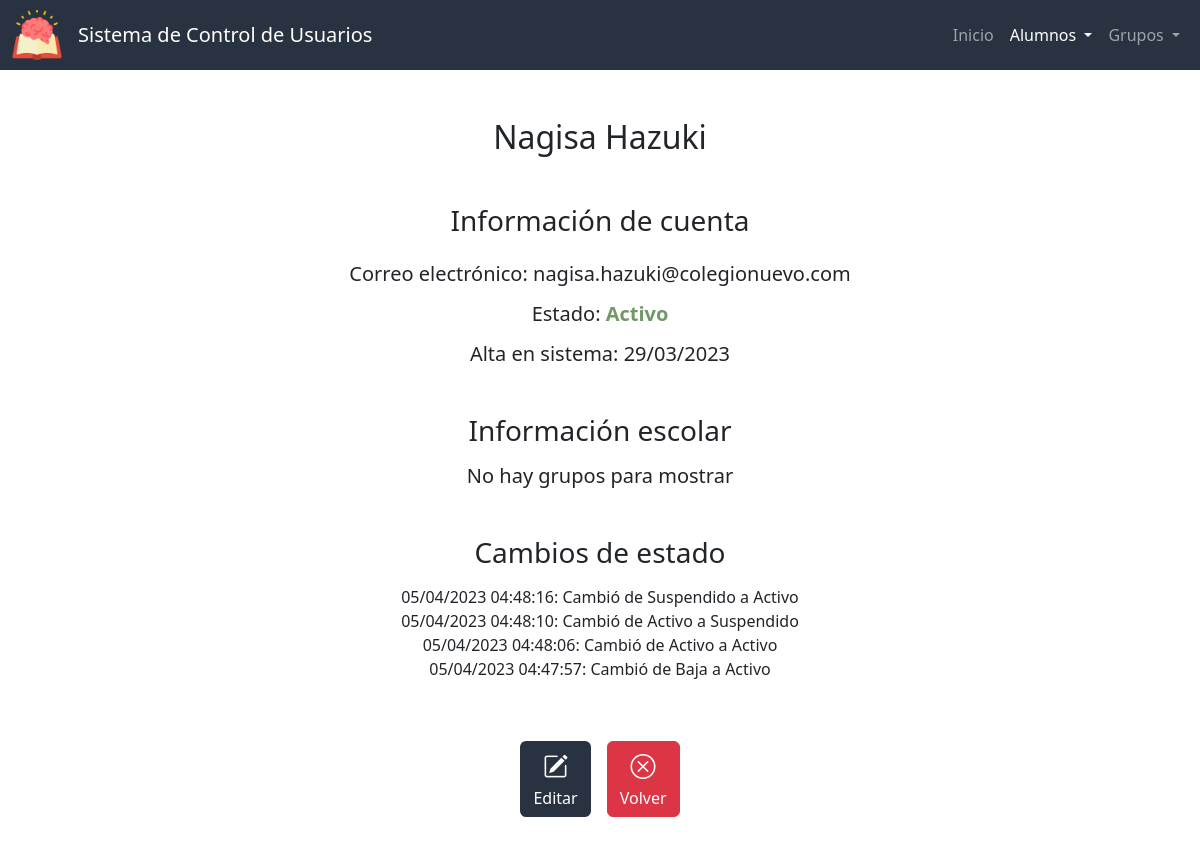
/ver_alumno?id=16, run on an earlier commit of the app's database.
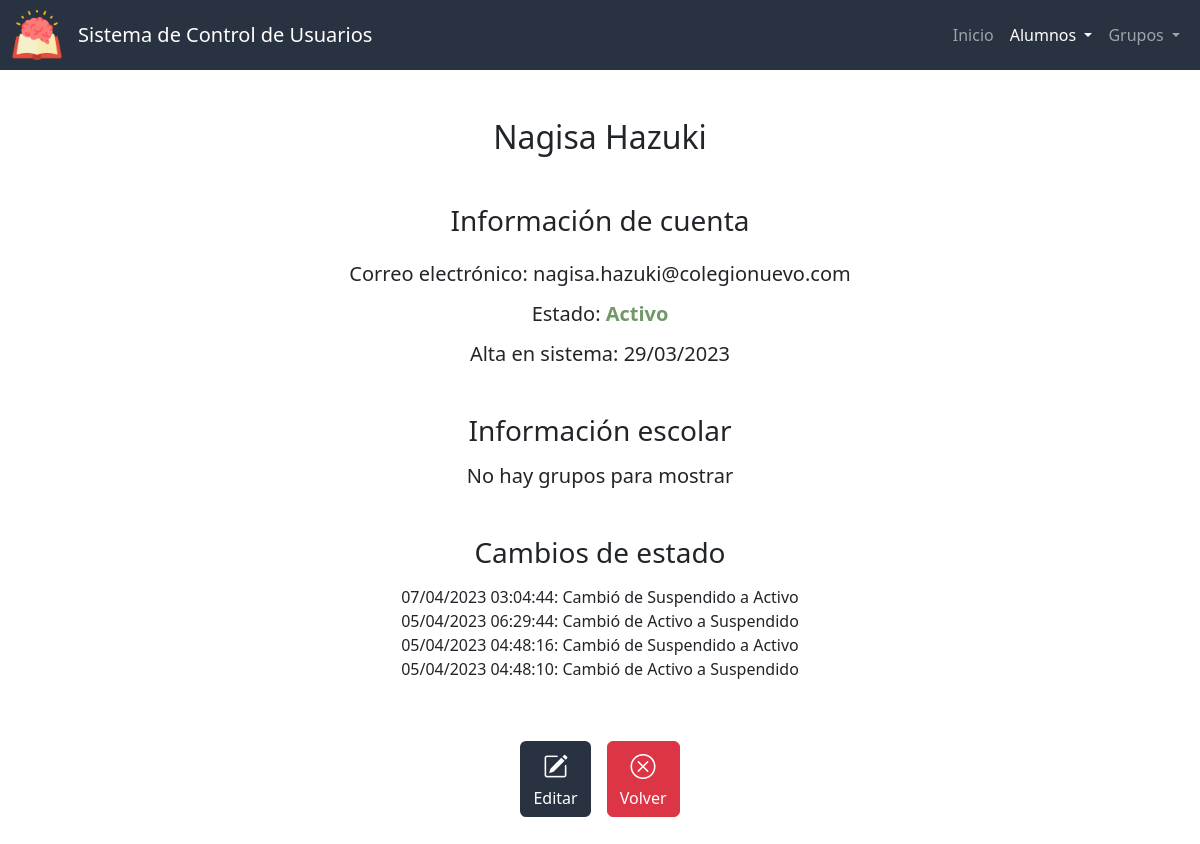
And on a later commit of the database.
### app.py (models this page shows, shortened)
class Alumnos(db.Model):
    id = db.Column(db.Integer, primary_key=True)
    nombre = db.Column(db.String(50), nullable=False)
    apellidos = db.Column(db.String(50), nullable=False)
    correo = db.Column(db.String(50), nullable=False, unique=True)
    estado = db.Column(db.Integer, nullable=False, default=0) # 0 - activo, 1 - suspendido, 2 - baja
    fecha_de_creacion = db.Column(db.DateTime, nullable=False, default=datetime.now)

class CambiosEstado(db.Model):
    id = db.Column(db.Integer, primary_key=True)
    id_alumno = db.Column(db.Integer, db.ForeignKey('alumnos.id'), nullable=False)
    fecha = db.Column(db.DateTime, nullable=False, default=datetime.utcnow)
    estado_anterior = db.Column(db.Integer, nullable=False)
    estado_nuevo = db.Column(db.Integer, nullable=False)

### app.py (the view)
@app.route('/ver_alumno')
def ver_alumno():
    id = request.args.get("id")
    alumno = db.session.query(Alumnos).filter_by(id=id).first()
    cambios = db.session.query(CambiosEstado).filter_by(id_alumno=id).order_by(CambiosEstado.fecha.desc()).all()
    id_grupo = db.session.query(alumnos_por_grupo.c.id_grupo).filter_by(id_alumno=id).first()
    if id_grupo:
        id_grupo = id_grupo[0]
        grupo_actual = db.session.query(Grupos).filter_by(id=id_grupo).first()
    else:
        grupo_actual = None
    return render_template("ver_alumno.html", active="Alumno", grupo_actual=grupo_actual, alumno=alumno, colores=COLORES, cambios=cambios, estados=ESTADOSV)

### templates/ver_alumno.html (shortened to what this page needs)
{% extends "layout.html" %}
{% block main %}
    <h2 class="mb-5">{{ alumno.nombre }} {{ alumno.apellidos }}</h2>
    <h3 class="mb-4">Información de cuenta</h3>
    <h5 class="mb-3">Correo electrónico: {{ alumno.correo }}</h5>
    <h5 class="mb-3">Estado: <span style="color:{{ colores[estados[alumno.estado]] }}; font-weight: bold;">{{ estados[alumno.estado] }}</span></h5>
    <h5 class="mb-5">Alta en sistema: {{ alumno.fecha_de_creacion.strftime('%d/%m/%Y') }}</h5>
    <h3 class="mb-3">Información escolar</h3>
    <h5 class="mb-5">{% if grupo_actual %} Grupo: {% else %} No hay grupos para mostrar {% endif %}
    </h5>
    {% if cambios %}
        <h3 class="mb-3">Cambios de estado</h3>
        <div class="mb-5" id="log">
            {% for cambio in cambios %}
                {{ cambio.fecha.strftime('%d/%m/%Y %H:%M:%S') }}: Cambió de {{ estados[cambio.estado_anterior] }} a {{ estados[cambio.estado_nuevo] }} <br>
            {% endfor %}
        </div>
    {% endif %}
    <div class="p-2 btn-group">
        <form action="/editar_alumno">
            <button type="submit" class="btn-bi btn color-primario mx-2" title="Editar"><i class="bi bi-pencil-square"></i><div>Editar</div></button>
        </form>
        <form action="/lista_alumnos">
            <button type="submit" class="btn-big btn btn-danger mx-2" title="Volver"><i class="bi bi-x-circle"></i><div>Volver</div></button>
        </form>
    </div>
{% endblock %}

### templates/layout.html (shortened to what this page needs)
<!DOCTYPE html>
<html lang="es">
    <head>
        <link href="https://cdn.jsdelivr.net/npm/bootstrap@5.3.0-alpha1/dist/css/bootstrap.min.css" rel="stylesheet">
        <link rel="stylesheet" href="https://cdn.jsdelivr.net/npm/bootstrap-icons@1.10.3/font/bootstrap-icons.css">
        <link rel="stylesheet" href="https://use.fontawesome.com/releases/v5.6.3/css/all.css">
        <link href="/static/styles.css" rel="stylesheet">
    </head>
    <body>
        <nav class="navbar navbar-expand-sm navbar-dark">
            <div class="container-fluid">
                <a class="navbar-brand" href="/">
                    <img alt="logo de escuela" src="static\logo.png" height=50px class="d-inline-block align-top">
                </a>
                <a class="navbar-brand" href="/"><span class="movil">SCU</span><span class="no-movil">Sistema de Control de Usuarios</span></a>
                <div class="collapse navbar-collapse color-primario" id="navbarSupportedContent">
                    <ul class="navbar-nav ms-auto mb-2 mb-lg-0">
                    <li class="nav-item">
                        <a class="nav-link {% if active=='Inicio' %} active {% endif %}" aria-current="page" href="/">Inicio</a>
                    </li>
                    <li class="nav-item dropdown">
                        <a class="nav-link dropdown-toggle {% if active in ['Lista de alumnos', 'Alta alumno', 'Alumno', 'Bajas alumnos'] %} active {% endif %}" href="#" id="navbarDropdown" role="button" data-bs-toggle="dropdown" aria-expanded="false">
                        Alumnos
                        </a>
                    </li>
                    <li class="nav-item dropdown">
                        <a class="nav-link dropdown-toggle {% if grupo %} active {% endif %}" href="#" id="navbarDropdown" role="button" data-bs-toggle="dropdown" aria-expanded="false">
                        Grupos
                        </a>
                    </li>
                    </ul>
                </div>
            </div>
          </nav>
          <main class="container-fluid py-5 text-center">
            {% block main %}{% endblock %}
        </main>
    </body>
</html>

### static/styles.css (style rules this page uses)
:root { --color-primario: #293241; --color-primario-active: #3b4f69; --color-primario-hover: #334458; --letra-primario: white; --letra-primario-inactive: #9A9EA5; --letra-primario-hover: #C9CBCF; --verde: #729869; --verde-active: #588559; --amarillo: #D69900; --amarillo-active: #b17900; --color-ver: #3D5A80; --color-ver-active: #5281a7; --gris: #a5a5a5; --gris-active: #969696; --gris-oscuro: #7c7c7c; --gris-oscuro-active: #646464; }
.navbar { background-color: var(--color-primario); height: 70px; }
.color-primario { background-color: var(--color-primario); color: var(--letra-primario); }
.btn.edit, .btn-big { transition: transform 0.2s ease-in-out; }
.btn-danger { margin: 0; }
.bi { font-size: 25px; color: var(--letra-primario); }
#log { max-height: 100px; overflow: auto; max-width: 500px; justify-content: center; margin: auto; }

What changed in the data, as far as the page shows it:
no longer on this page (row unchanged): CambiosEstado: fecha "05/04/2023 04:48:06", estado_anterior "Activo", estado_nuevo "Activo"
no longer on this page (row unchanged): CambiosEstado: fecha "05/04/2023 04:47:57", estado_anterior "Baja", estado_nuevo "Activo"
added CambiosEstado: fecha "07/04/2023 03:04:44", estado_anterior "Suspendido", estado_nuevo "Activo"
added CambiosEstado: fecha "05/04/2023 06:29:44", estado_anterior "Activo", estado_nuevo "Suspendido"
